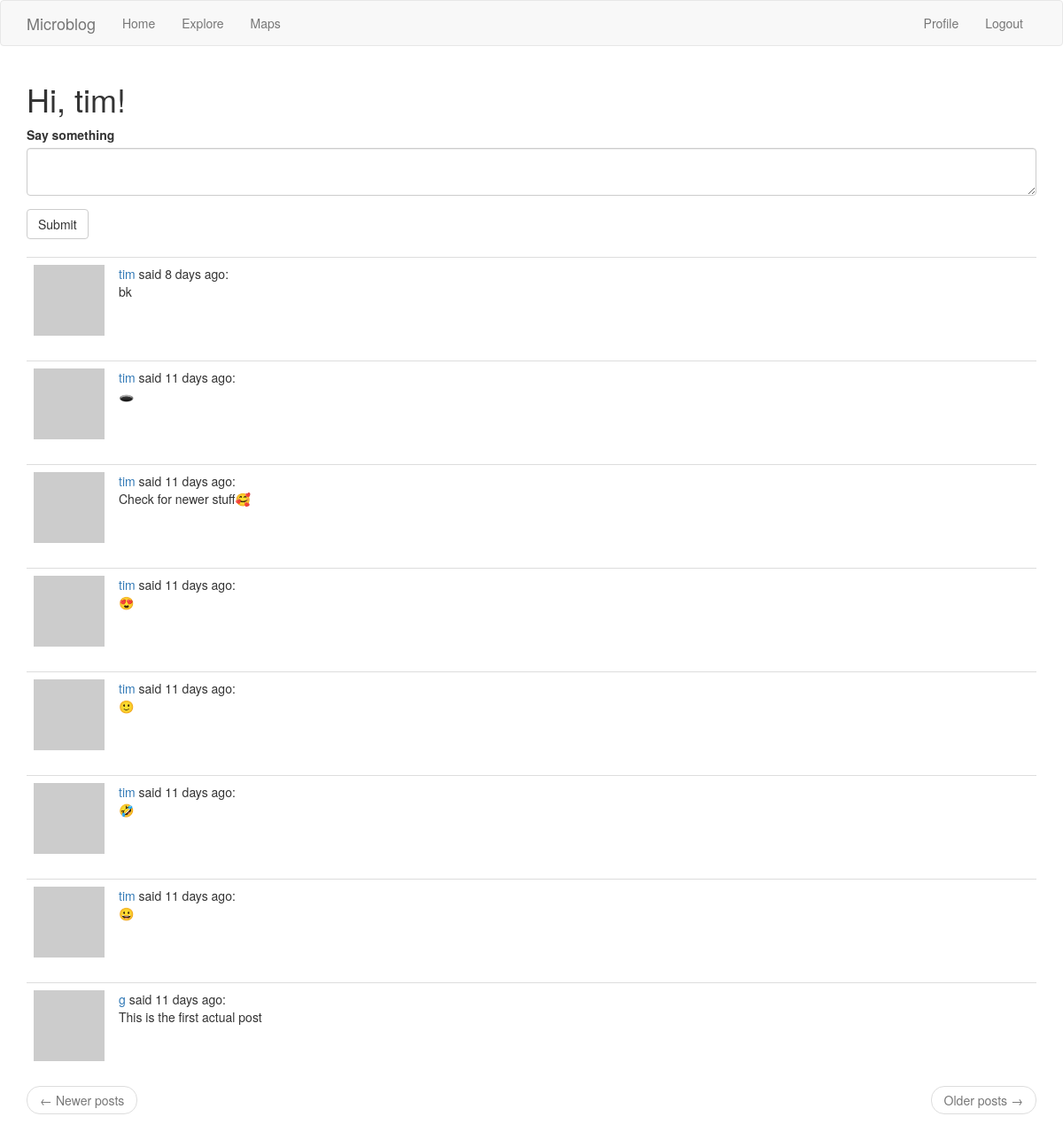
The page /index (signed in) on the database its author committed.
### app/models.py (models this page shows, shortened)
class User(UserMixin, db.Model):
    id = db.Column(db.Integer, primary_key=True)
    username = db.Column(db.String(64), index=True, unique=True)
    email = db.Column(db.String(120), index=True, unique=True)
    password_hash = db.Column(db.String(128))
    posts = db.relationship('Post', backref='author', lazy='dynamic')
    about_me = db.Column(db.String(140))
    last_seen = db.Column(db.DateTime, default=datetime.utcnow)
    def avatar(self, size):
        digest = md5(self.email.lower().encode('utf-8')).hexdigest()
        return 'https://www.gravatar.com/avatar/{}?d=identicon&s={}'.format(
            digest, size)
    followed =db.relationship(
        'User', secondary=followers,
        primaryjoin=(followers.c.follower_id == id),
        secondaryjoin=(followers.c.followed_id == id),
        backref=db.backref('followers', lazy='dynamic'), lazy='dynamic'
    )
    def followed_posts(self):
        followed = Post.query.join(
            followers, (followers.c.followed_id == Post.user_id)).filter(
                followers.c.follower_id == self.id)
        own = Post.query.filter_by(user_id=self.id)
        return followed.union(own).order_by(Post.timestamp.desc())

class Post(db.Model):
    id = db.Column(db.Integer, primary_key=True)
    body = db.Column(db.String(140))
    timestamp = db.Column(db.DateTime, index=True, default=datetime.utcnow)
    user_id = db.Column(db.Integer, db.ForeignKey('user.id'))

### app/routes.py (the view)
@app.route('/', methods=['GET', 'POST'])
@app.route('/index', methods=['GET', 'POST'])
@login_required
def index():
    form = PostForm()
    if form.validate_on_submit():
        post = Post(body=form.post.data, author=current_user)
        db.session.add(post)
        db.session.commit()
        flash('Your post is now live!')
        return redirect(url_for('index'))
    posts = [
        {
            'author': {'username': 'John'},
            'body': 'Beautiful day in Portland!'
        },
        {
            'author': {'username': 'Susan'},
            'body': 'The Avengers movie was so cool!'
        }
    ]
    page = request.args.get('page', 1, type=int)
    posts = current_user.followed_posts().paginate(
        page, app.config['POSTS_PER_PAGE'], False)
    next_url = url_for('index', page=posts.next_num) \
        if posts.has_next else None
    prev_url = url_for('index', page=posts.prev_num) \
        if posts.has_prev else None
    return render_template("index.html", title='Home', form=form,
                           posts=posts.items, next_url=next_url,
                            prev_url=prev_url)

### app/forms.py
class PostForm(FlaskForm):
    post = TextAreaField('Say something', validators=[
        DataRequired(), Length(min=1, max=140)])
    submit = SubmitField('Submit')

### app/models.py (called while the page is built)
@login.user_loader
def load_user(id):
    return User.query.get(int(id))

### app/routes.py (called while the page is built)
@app.before_request
def before_request():
    if current_user.is_authenticated:
        current_user.last_seen = datetime.utcnow()
        db.session.commit()

### app/templates/index.html
{% extends "base.html" %}
{% import 'bootstrap/wtf.html' as wtf %}
{% block app_content %}
    <h1>Hi, {{ current_user.username }}!</h1>
    {% if form %}
    {{ wtf.quick_form(form) }}
    <br>
    {% endif %}
    {% for post in posts %}
        {% include '_post.html' %}
    {% endfor %}
    <nav aria-label="...">
        <ul class="pager">
            <li class="previous{% if not prev_url %} disabled{% endif %}">
                <a href="{{ prev_url or '#' }}">
                    <span aria-hidden="true">&larr;</span> Newer posts
                </a>
            </li>
            <li class="next{% if not next_url %} disabled{% endif %}">
                <a href="{{ next_url or '#' }}">
                    Older posts <span aria-hidden="true">&rarr;</span>
                </a>
            </li>
        </ul>
    </nav>
{% endblock %}

### app/templates/_post.html
<table class="table table-hover">
    <tr>
        <td width="70px">
            <a href="{{ url_for('user', username=post.author.username) }}">
                <img src="{{ post.author.avatar(70) }}" />
            </a>
        </td>
        <td>
            <a href="{{ url_for('user', username=post.author.username) }}">
                {{ post.author.username }}
            </a>
            said {{ moment(post.timestamp).fromNow() }}:
            <br>
            {{ post.body }}
        </td>
    </tr>
</table>

### rows shown on the page
User: username "tim"
Post: author.username "tim", timestamp "8 days ago", body "bk"
Post: author.username "tim", timestamp "11 days ago", body "🕳️"
Post: author.username "tim", timestamp "11 days ago", body "Check for newer stuff🥰"
Post: author.username "tim", timestamp "11 days ago", body "😍"
Post: author.username "tim", timestamp "11 days ago", body "🙂"
Post: author.username "tim", timestamp "11 days ago", body "🤣"
Post: author.username "tim", timestamp "11 days ago", body "😀"
Post: author.username "g", timestamp "11 days ago", body "This is the first actual post"
